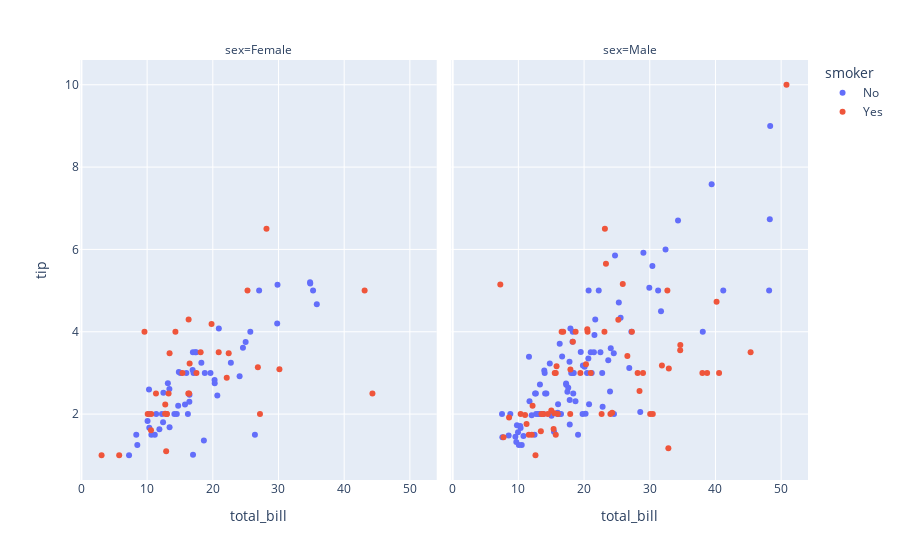

The code cell stored with this chart in its notebook:
### Code cell
df_tips = px.data.tips()
px.scatter(df_tips, x='total_bill', y='tip', color='smoker',
facet_col='sex')

### Figure 1 — Plotly figure (JSON) as saved in the notebook; plotly's stock layout.template omitted (floating-point values rounded to 4 significant figures)
{"data": [{"hovertemplate": "smoker=No<br>sex=Female<br>total_bill=%{x}<br>tip=%{y}<extra></extra>", "legendgroup": "No", "marker": {"color": "#636efa", "symbol": "circle"}, "mode": "markers", "name": "No", "orientation": "v", "showlegend": true, "type": "scatter", "x": [16.99, 24.59, 35.26, 14.83, 10.33, 16.97, 20.29, 15.77, 19.65, 15.06, 20.69, 16.93, 10.29, 34.81, 26.41, 16.45, 17.07, 14.73, 10.07, 34.83, 22.75, 20.92, 7.25, 25.71, 17.31, 10.65, 12.43, 24.08, 13.42, 12.48, 29.8, 14.52, 11.38, 20.27, 11.17, 12.26, 18.26, 8.51, 10.33, 14.15, 13.16, 17.47, 27.05, 16.43, 8.35, 18.64, 11.87, 29.85, 25, 13.39, 16.21, 15.98, 35.83, 18.78], "xaxis": "x", "y": [1.01, 3.61, 5, 3.02, 1.67, 3.5, 2.75, 2.23, 3, 3, 2.45, 3.07, 2.6, 5.2, 1.5, 2.47, 3, 2.2, 1.83, 5.17, 3.25, 4.08, 1, 4, 3.5, 1.5, 1.8, 2.92, 1.68, 2.52, 4.2, 2, 2, 2.83, 1.5, 2, 3.25, 1.25, 2, 2, 2.75, 3.5, 5, 2.3, 1.5, 1.36, 1.63, 5.14, 3.75, 2.61, 2, 3, 4.67, 3], "yaxis": "y"}, {"hovertemplate": "smoker=No<br>sex=Male<br>total_bill=%{x}<br>tip=%{y}<extra></extra>", "legendgroup": "No", "marker": {"color": "#636efa", "symbol": "circle"}, "mode": "markers", "name": "No", "orientation": "v", "showlegend": false, "type": "scatter", "x": [10.34, 21.01, 23.68, 25.29, 8.77, 26.88, 15.04, 14.78, 10.27, 15.42, 18.43, 21.58, 16.29, 20.65, 17.92, 39.42, 19.82, 17.81, 13.37, 12.69, 21.7, 9.55, 18.35, 17.78, 24.06, 16.31, 18.69, 31.27, 16.04, 17.46, 13.94, 9.68, 30.4, 18.29, 22.23, 32.4, 28.55, 18.04, 12.54, 9.94, 25.56, 19.49, 48.27, 17.59, 20.08, 20.23, 12.02, 10.51, 27.2, 22.76, 17.29, 16.66, 15.98, 13.03, 18.28, 24.71, 21.16, 22.49, 12.46, 18.24, 14, 38.07, 23.95, 29.93, 11.69, 14.26, 15.95, 8.52, 22.82, 19.08, 34.3, 41.19, 9.78, 7.51, 14.07, 13.13, 17.26, 24.55, 19.77, 48.17, 16.49, 21.5, 12.66, 13.81, 24.52, 20.76, 31.71, 20.69, 7.56, 48.33, 20.45, 13.28, 11.61, 10.77, 10.07, 29.03, 17.82], "xaxis": "x2", "y": [1.66, 3.5, 3.31, 4.71, 2, 3.12, 1.96, 3.23, 1.71, 1.57, 3, 3.92, 3.71, 3.35, 4.08, 7.58, 3.18, 2.34, 2, 2, 4.3, 1.45, 2.5, 3.27, 3.6, 2, 2.31, 5, 2.24, 2.54, 3.06, 1.32, 5.6, 3, 5, 6, 2.05, 3, 2.5, 1.56, 4.34, 3.51, 6.73, 2.64, 3.15, 2.01, 1.97, 1.25, 4, 3, 2.71, 3.4, 2.03, 2, 4, 5.85, 3, 3.5, 1.5, 3.76, 3, 4, 2.55, 5.07, 2.31, 2.5, 2, 1.48, 2.18, 1.5, 6.7, 5, 1.73, 2, 2.5, 2, 2.74, 2, 2, 5, 2, 3.5, 2.5, 2, 3.48, 2.24, 4.5, 5, 1.44, 9, 3, 2.72, 3.39, 1.47, 1.25, 5.92, 1.75], "yaxis": "y2"}, {"hovertemplate": "smoker=Yes<br>sex=Female<br>total_bill=%{x}<br>tip=%{y}<extra></extra>", "legendgroup": "Yes", "marker": {"color": "#EF553B", "symbol": "circle"}, "mode": "markers", "name": "Yes", "orientation": "v", "showlegend": true, "type": "scatter", "x": [3.07, 26.86, 25.28, 5.75, 16.32, 11.35, 15.38, 44.3, 22.42, 14.31, 17.51, 10.59, 10.63, 9.6, 20.9, 18.15, 19.81, 43.11, 13, 12.74, 13, 16.4, 16.47, 12.76, 13.27, 28.17, 12.9, 30.14, 13.42, 16.27, 10.09, 22.12, 27.18], "xaxis": "x", "y": [1, 3.14, 5, 1, 4.3, 2.5, 3, 2.5, 3.48, 4, 3, 1.61, 2, 4, 3.5, 3.5, 4.19, 5, 2, 2.01, 2, 2.5, 3.23, 2.23, 2.5, 6.5, 1.1, 3.09, 3.48, 2.5, 2, 2.88, 2], "yaxis": "y"}, {"hovertemplate": "smoker=Yes<br>sex=Male<br>total_bill=%{x}<br>tip=%{y}<extra></extra>", "legendgroup": "Yes", "marker": {"color": "#EF553B", "symbol": "circle"}, "mode": "markers", "name": "Yes", "orientation": "v", "showlegend": false, "type": "scatter", "x": [38.01, 11.24, 20.29, 13.81, 11.02, 18.29, 15.01, 17.92, 19.44, 32.68, 28.97, 40.17, 27.28, 12.03, 21.01, 15.36, 20.49, 25.21, 16, 50.81, 15.81, 7.25, 31.85, 16.82, 32.9, 17.89, 14.48, 34.63, 34.65, 23.33, 45.35, 23.17, 40.55, 30.46, 23.1, 15.69, 28.44, 15.48, 16.58, 10.34, 13.51, 18.71, 20.53, 26.59, 38.73, 24.27, 30.06, 25.89, 28.15, 11.59, 7.74, 12.16, 8.58, 13.42, 24.01, 15.69, 15.53, 12.6, 32.83, 22.67], "xaxis": "x2", "y": [3, 1.76, 3.21, 2, 1.98, 3.76, 2.09, 3.08, 3, 5, 3, 4.73, 4, 1.5, 3, 1.64, 4.06, 4.29, 2, 10, 3.16, 5.15, 3.18, 4, 3.11, 2, 2, 3.55, 3.68, 5.65, 3.5, 6.5, 3, 2, 4, 1.5, 2.56, 2.02, 4, 2, 2, 4, 4, 3.41, 3, 2.03, 2, 5.16, 3, 1.5, 1.44, 2.2, 1.92, 1.58, 2, 3, 3, 1, 1.17, 2], "yaxis": "y2"}], "layout": {"annotations": [{"font": {}, "showarrow": false, "text": "sex=Female", "x": 0.245, "xanchor": "center", "xref": "paper", "y": 1, "yanchor": "bottom", "yref": "paper"}, {"font": {}, "showarrow": false, "text": "sex=Male", "x": 0.755, "xanchor": "center", "xref": "paper", "y": 1, "yanchor": "bottom", "yref": "paper"}], "legend": {"title": {"text": "smoker"}, "tracegroupgap": 0}, "margin": {"t": 60}, "xaxis": {"anchor": "y", "domain": [0, 0.49], "title": {"text": "total_bill"}}, "xaxis2": {"anchor": "y2", "domain": [0.51, 1], "matches": "x", "title": {"text": "total_bill"}}, "yaxis": {"anchor": "x", "domain": [0, 1], "title": {"text": "tip"}}, "yaxis2": {"anchor": "x2", "domain": [0, 1], "matches": "y", "showticklabels": false}}}
